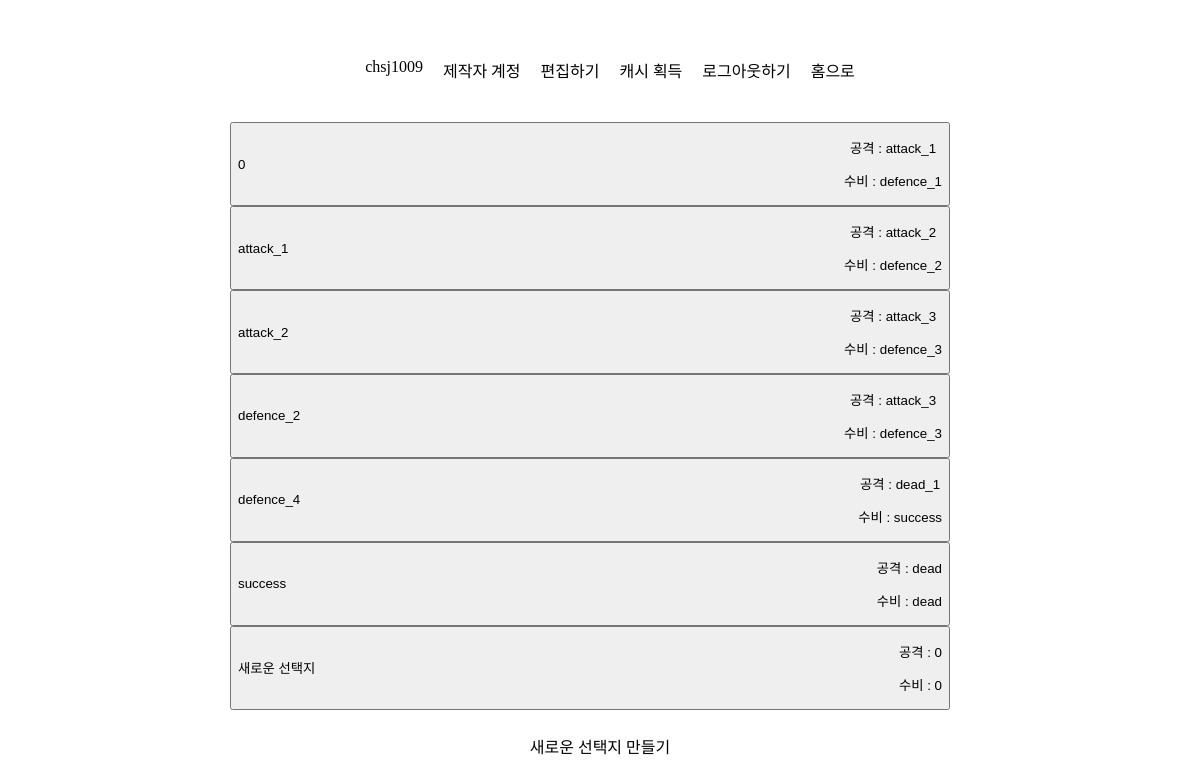
The page /list/ (signed in) on the database as committed earlier.
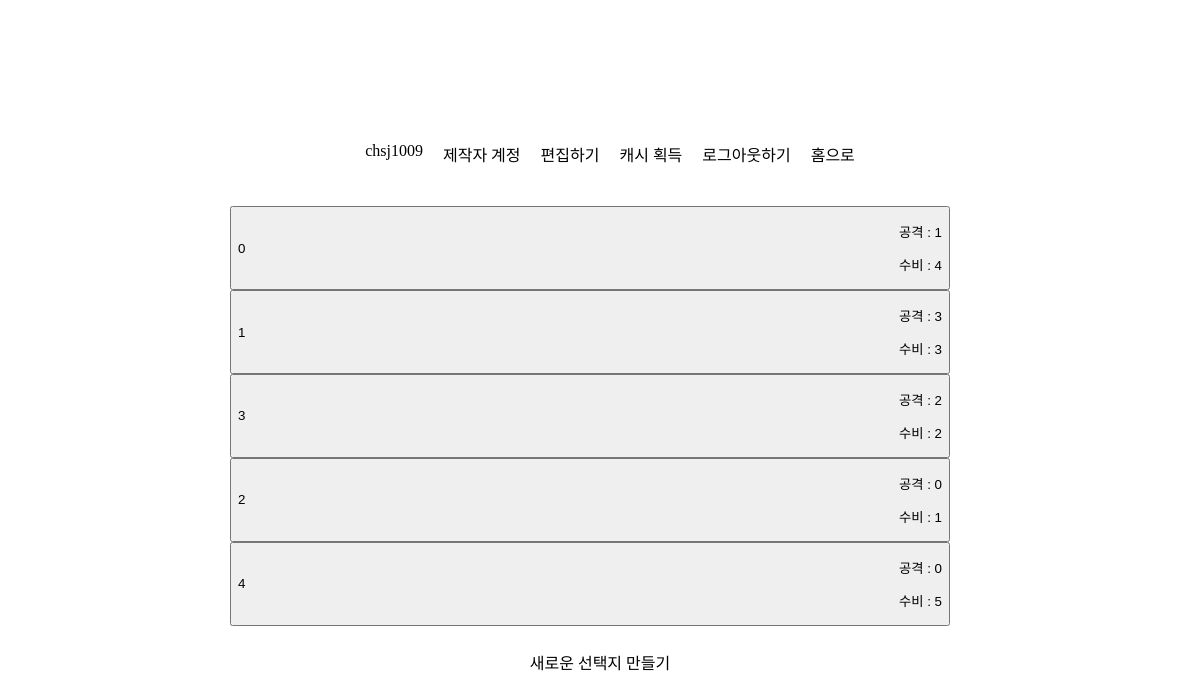
The same page on the database as committed later.
### game/models.py (models this page shows, shortened)
class Storyboard(models.Model):
    storyboard_name = models.CharField(verbose_name='STORYBOARD_NAME', max_length=100, default="")
    content = models.TextField()
    choice_attack = models.CharField(max_length=100, default='')
    choice_defence = models.CharField(max_length=100, default='')
    brave = models.IntegerField(default=0)
    wisdom = models.IntegerField(default=0)
    damage = models.IntegerField(default=0)

### game/views.py (the view)
# urls.py: path("list/", views.list, name='list'),
@login_required(login_url='/login')
def list(request):
    storyboards = Storyboard.objects.all()
    return render(request, 'game/list.html', {'storyboards' : storyboards})

### game/templates/game/list.html
{% extends 'game/base.html' %} {% block css %} {% load static %}
<link rel="stylesheet" type="text/css" href="{% static 'game/list.css' %}">
{% endblock css %}
{% block content %}
<ul class="bodyContainer">
    {% for storyboard in storyboards %}
        <li class="storyboardInfo">
            <button class="storyboardInfoContainer" onclick="location.href='/edit/{{storyboard.storyboard_name}}'">
                <div class="link">
                    <a>{{ storyboard.storyboard_name }}</a>
                </div>
                <div class="choiceContainer">
                    <div class="choice">
                        <p>공격 : {{ storyboard.choice_attack }}</p>
                    </div>
                    <div class="choice">
                        <p>수비 : {{ storyboard.choice_defence }}</p>
                    </div>
                </div>
            </button>
        </li>
    {% endfor %}
</ul>
<div class="new">
    <a href="{% url 'game:new' %}">새로운 선택지 만들기</a>
</div>
{% endblock content %}

### game/templates/game/base.html (shortened to what this page needs)
<!DOCTYPE html>
<html lang="en">
<head>
    {% load static %}
    {% block css %}
    {% endblock css %}
    <link rel="stylesheet" type="text/css" href="{% static 'game/base.css' %}">
</head>
<body>
    <nav id="topMenu">
        <ul class="topMenuContainer">
            {% if user.is_authenticated %}
            <li class="topMenuItem" id="username">{{user.username}}</li>
                {% if user.is_superuser %}
                <li class="topMenuItem" id="superuserAlert">제작자 계정</li>
                <li><a class="topMenuItem" id="list" href="{% url 'game:list' %}">편집하기</a></li>
                <li><a class="topMenuItem" id="cashGain" href="{% url 'shopping:cash' %}">캐시 획득</a></li>
                {% endif %}
            <li><a class="topMenuItem" id="logout" href="{% url 'game:logout' %}">로그아웃하기</a></li>
            {% else %}
            <li><a class="topMenuItem" id="login" href="{% url 'game:login' %}">로그인하기</a></li>
            <li><a class="topMenuItem" id="signup" href="{% url 'game:signup' %}">회원가입하기<a></a></li>
            {% endif %}
            <li><a class="topMenuItem" id="toHome" href="{% url 'game:home' %}">홈으로</a></li>
        </ul>
    </nav>
    {% block content %} {% endblock content %}
</body>
</html>

### game/static/game/list.css (style rules this page uses)
ul.bodyContainer { display: flex; flex-direction: column; padding: 1vh; overflow: auto; max-height: 80vh; overflow: auto; }
.storyboardInfoContainer { display: flex; width: 60vw; justify-content: space-between; align-items: center; }
a { text-decoration: none; color: black; }

### game/static/game/base.css (style rules this page uses)
li { list-style-type: none; float: left; margin-right: 20px; }
li a { text-decoration: none; color: black; }
#topMenu { background-color: white; top: 0; display: flex; width: 100%; justify-content: center; }
body { display: flex; flex-direction: column; align-items: center; justify-content: center; height: 100%; margin: 0; }
html { height:100%; }

Rows that differ between the two databases and show on the page:
removed Storyboard: storyboard_name "0", choice_attack "attack_1", choice_defence "defence_1"
removed Storyboard: storyboard_name "attack_1", choice_attack "attack_2", choice_defence "defence_2"
removed Storyboard: storyboard_name "attack_2", choice_attack "attack_3", choice_defence "defence_3"
removed Storyboard: storyboard_name "defence_2", choice_attack "attack_3", choice_defence "defence_3"
removed Storyboard: storyboard_name "defence_4", choice_attack "dead_1", choice_defence "success"
removed Storyboard: storyboard_name "success", choice_attack "dead", choice_defence "dead"
removed Storyboard: storyboard_name "새로운 선택지", choice_attack "0", choice_defence "0"
added Storyboard: storyboard_name "0", choice_attack "1", choice_defence "4"
added Storyboard: storyboard_name "1", choice_attack "3", choice_defence "3"
added Storyboard: storyboard_name "3", choice_attack "2", choice_defence "2"
added Storyboard: storyboard_name "2", choice_attack "0", choice_defence "1"
added Storyboard: storyboard_name "4", choice_attack "0", choice_defence "5"
